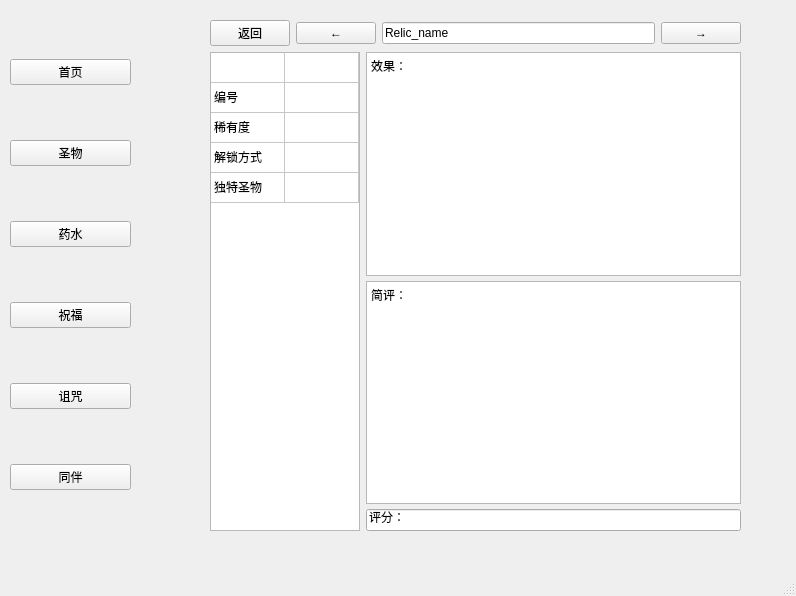
<?xml version="1.0" encoding="UTF-8"?>
<ui version="4.0">
 <class>MainWindow</class>
 <widget class="QMainWindow" name="MainWindow">
  <property name="geometry">
   <rect>
    <x>0</x>
    <y>0</y>
    <width>796</width>
    <height>596</height>
   </rect>
  </property>
  <property name="windowTitle">
   <string>MainWindow</string>
  </property>
  <widget class="QWidget" name="centralwidget">
   <widget class="QStackedWidget" name="stackedWidget">
    <property name="geometry">
     <rect>
      <x>210</x>
      <y>20</y>
      <width>571</width>
      <height>511</height>
     </rect>
    </property>
    <property name="currentIndex">
     <number>3</number>
    </property>
    <widget class="QWidget" name="page_index">
     <widget class="QLabel" name="label">
      <property name="geometry">
       <rect>
        <x>210</x>
        <y>140</y>
        <width>161</width>
        <height>21</height>
       </rect>
      </property>
      <property name="text">
       <string>UnderMine图鉴手册</string>
      </property>
     </widget>
    </widget>
    <widget class="QWidget" name="page_relic">
     <widget class="QLabel" name="label_2">
      <property name="geometry">
       <rect>
        <x>250</x>
        <y>10</y>
        <width>72</width>
        <height>15</height>
       </rect>
      </property>
      <property name="text">
       <string>圣物图鉴</string>
      </property>
     </widget>
     <widget class="QTableWidget" name="tableWidget">
      <property name="geometry">
       <rect>
        <x>0</x>
        <y>30</y>
        <width>541</width>
        <height>491</height>
       </rect>
      </property>
      <row>
       <property name="text">
        <string>新建行</string>
       </property>
      </row>
      <row>
       <property name="text">
        <string>1</string>
       </property>
      </row>
      <row>
       <property name="text">
        <string>2</string>
       </property>
      </row>
      <row>
       <property name="text">
        <string>3</string>
       </property>
      </row>
      <column>
       <property name="text">
        <string>1</string>
       </property>
      </column>
      <column>
       <property name="text">
        <string>2</string>
       </property>
      </column>
      <column>
       <property name="text">
        <string>3</string>
       </property>
      </column>
      <item row="1" column="0">
       <property name="text">
        <string>韦兰之靴</string>
       </property>
      </item>
     </widget>
    </widget>
    <widget class="QWidget" name="page_potion">
     <widget class="QLabel" name="label_3">
      <property name="geometry">
       <rect>
        <x>250</x>
        <y>10</y>
        <width>72</width>
        <height>15</height>
       </rect>
      </property>
      <property name="text">
       <string>药水图鉴</string>
      </property>
     </widget>
    </widget>
    <widget class="QWidget" name="page_showRelic">
     <widget class="QWidget" name="">
      <property name="geometry">
       <rect>
        <x>0</x>
        <y>0</y>
        <width>531</width>
        <height>511</height>
       </rect>
      </property>
      <layout class="QVBoxLayout" name="verticalLayout_2">
       <item>
        <layout class="QHBoxLayout" name="horizontalLayout">
         <item>
          <widget class="QPushButton" name="pushButton_7">
           <property name="text">
            <string>返回</string>
           </property>
          </widget>
         </item>
         <item>
          <widget class="QPushButton" name="pushButton_8">
           <property name="text">
            <string>←</string>
           </property>
          </widget>
         </item>
         <item>
          <widget class="QLineEdit" name="lineEdit_2">
           <property name="text">
            <string>Relic_name</string>
           </property>
          </widget>
         </item>
         <item>
          <widget class="QPushButton" name="pushButton_9">
           <property name="text">
            <string>→</string>
           </property>
          </widget>
         </item>
        </layout>
       </item>
       <item>
        <layout class="QHBoxLayout" name="horizontalLayout_2">
         <item>
          <widget class="QTableWidget" name="tableWidget_2">
           <property name="sizePolicy">
            <sizepolicy hsizetype="Fixed" vsizetype="Expanding">
             <horstretch>0</horstretch>
             <verstretch>0</verstretch>
            </sizepolicy>
           </property>
           <property name="maximumSize">
            <size>
             <width>150</width>
             <height>16777215</height>
            </size>
           </property>
           <property name="selectionMode">
            <enum>QAbstractItemView::NoSelection</enum>
           </property>
           <property name="showGrid">
            <bool>true</bool>
           </property>
           <attribute name="horizontalHeaderVisible">
            <bool>false</bool>
           </attribute>
           <attribute name="horizontalHeaderDefaultSectionSize">
            <number>74</number>
           </attribute>
           <attribute name="verticalHeaderVisible">
            <bool>false</bool>
           </attribute>
           <row>
            <property name="text">
             <string>新建行</string>
            </property>
           </row>
           <row>
            <property name="text">
             <string>新建行</string>
            </property>
           </row>
           <row>
            <property name="text">
             <string>新建行</string>
            </property>
           </row>
           <row>
            <property name="text">
             <string>新建行</string>
            </property>
           </row>
           <row>
            <property name="text">
             <string>新建行</string>
            </property>
           </row>
           <column>
            <property name="text">
             <string>新建列</string>
            </property>
           </column>
           <column>
            <property name="text">
             <string/>
            </property>
           </column>
           <item row="1" column="0">
            <property name="text">
             <string>编号</string>
            </property>
           </item>
           <item row="2" column="0">
            <property name="text">
             <string>稀有度</string>
            </property>
           </item>
           <item row="3" column="0">
            <property name="text">
             <string>解锁方式</string>
            </property>
           </item>
           <item row="4" column="0">
            <property name="text">
             <string>独特圣物</string>
            </property>
           </item>
          </widget>
         </item>
         <item>
          <layout class="QVBoxLayout" name="verticalLayout">
           <property name="spacing">
            <number>5</number>
           </property>
           <item>
            <widget class="QTextEdit" name="textEdit">
             <property name="sizePolicy">
              <sizepolicy hsizetype="Expanding" vsizetype="Expanding">
               <horstretch>2</horstretch>
               <verstretch>4</verstretch>
              </sizepolicy>
             </property>
             <property name="html">
              <string>&lt;!DOCTYPE HTML PUBLIC &quot;-//W3C//DTD HTML 4.0//EN&quot; &quot;http://www.w3.org/TR/REC-html40/strict.dtd&quot;&gt;
&lt;html&gt;&lt;head&gt;&lt;meta name=&quot;qrichtext&quot; content=&quot;1&quot; /&gt;&lt;style type=&quot;text/css&quot;&gt;
p, li { white-space: pre-wrap; }
&lt;/style&gt;&lt;/head&gt;&lt;body style=&quot; font-family:'SimSun'; font-size:9pt; font-weight:400; font-style:normal;&quot;&gt;
&lt;p style=&quot; margin-top:0px; margin-bottom:0px; margin-left:0px; margin-right:0px; -qt-block-indent:0; text-indent:0px;&quot;&gt;效果：&lt;/p&gt;&lt;/body&gt;&lt;/html&gt;</string>
             </property>
            </widget>
           </item>
           <item>
            <widget class="QTextEdit" name="textEdit_2">
             <property name="sizePolicy">
              <sizepolicy hsizetype="Expanding" vsizetype="Expanding">
               <horstretch>2</horstretch>
               <verstretch>4</verstretch>
              </sizepolicy>
             </property>
             <property name="html">
              <string>&lt;!DOCTYPE HTML PUBLIC &quot;-//W3C//DTD HTML 4.0//EN&quot; &quot;http://www.w3.org/TR/REC-html40/strict.dtd&quot;&gt;
&lt;html&gt;&lt;head&gt;&lt;meta name=&quot;qrichtext&quot; content=&quot;1&quot; /&gt;&lt;style type=&quot;text/css&quot;&gt;
p, li { white-space: pre-wrap; }
&lt;/style&gt;&lt;/head&gt;&lt;body style=&quot; font-family:'SimSun'; font-size:9pt; font-weight:400; font-style:normal;&quot;&gt;
&lt;p style=&quot; margin-top:0px; margin-bottom:0px; margin-left:0px; margin-right:0px; -qt-block-indent:0; text-indent:0px;&quot;&gt;简评：&lt;/p&gt;&lt;/body&gt;&lt;/html&gt;</string>
             </property>
            </widget>
           </item>
           <item>
            <widget class="QLineEdit" name="lineEdit">
             <property name="sizePolicy">
              <sizepolicy hsizetype="Expanding" vsizetype="Fixed">
               <horstretch>2</horstretch>
               <verstretch>0</verstretch>
              </sizepolicy>
             </property>
             <property name="text">
              <string>评分：</string>
             </property>
            </widget>
           </item>
          </layout>
         </item>
        </layout>
       </item>
      </layout>
     </widget>
    </widget>
   </widget>
   <widget class="QWidget" name="layoutWidget">
    <property name="geometry">
     <rect>
      <x>10</x>
      <y>10</y>
      <width>121</width>
      <height>531</height>
     </rect>
    </property>
    <layout class="QGridLayout" name="gridLayout">
     <item row="0" column="0">
      <widget class="QPushButton" name="pushButton">
       <property name="text">
        <string>首页</string>
       </property>
      </widget>
     </item>
     <item row="1" column="0">
      <widget class="QPushButton" name="pushButton_2">
       <property name="text">
        <string>圣物</string>
       </property>
      </widget>
     </item>
     <item row="2" column="0">
      <widget class="QPushButton" name="pushButton_3">
       <property name="text">
        <string>药水</string>
       </property>
      </widget>
     </item>
     <item row="3" column="0">
      <widget class="QPushButton" name="pushButton_4">
       <property name="text">
        <string>祝福</string>
       </property>
      </widget>
     </item>
     <item row="4" column="0">
      <widget class="QPushButton" name="pushButton_5">
       <property name="text">
        <string>诅咒</string>
       </property>
      </widget>
     </item>
     <item row="5" column="0">
      <widget class="QPushButton" name="pushButton_6">
       <property name="text">
        <string>同伴</string>
       </property>
      </widget>
     </item>
    </layout>
   </widget>
   <zorder>layoutWidget</zorder>
   <zorder>stackedWidget</zorder>
  </widget>
  <widget class="QMenuBar" name="menubar">
   <property name="geometry">
    <rect>
     <x>0</x>
     <y>0</y>
     <width>796</width>
     <height>26</height>
    </rect>
   </property>
  </widget>
  <widget class="QStatusBar" name="statusbar"/>
 </widget>
 <resources/>
 <connections>
  <connection>
   <sender>pushButton_7</sender>
   <signal>clicked()</signal>
   <receiver>pushButton_2</receiver>
   <slot>click()</slot>
   <hints>
    <hint type="sourcelabel">
     <x>245</x>
     <y>53</y>
    </hint>
    <hint type="destinationlabel">
     <x>99</x>
     <y>180</y>
    </hint>
   </hints>
  </connection>
 </connections>
</ui>
